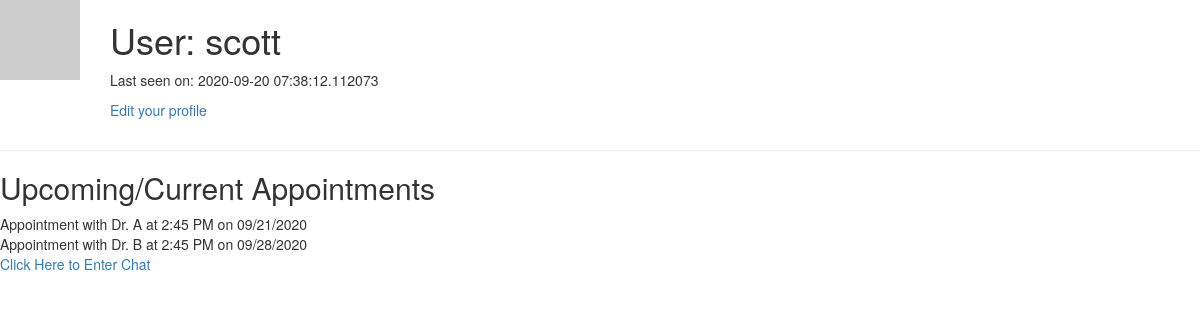
Page /user/scott (signed in) on the earlier database version.
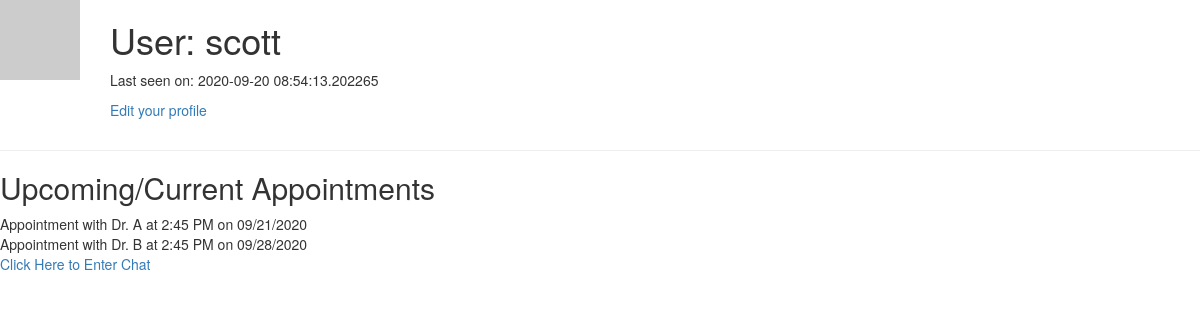
Same page on the later database version.
### app/models.py (models this page shows, shortened)
class User(UserMixin, db.Model):
    id = db.Column(db.Integer, primary_key=True)
    username = db.Column(db.String(64), index=True, unique=True)
    email = db.Column(db.String(120), index=True, unique=True)
    name = db.Column(db.String(120), index=True)
    password_hash = db.Column(db.String(128))
    mineable = db.Column(db.Boolean, default=True)
    address = db.Column(db.Text, nullable=True)
    birthday = db.Column(db.Date, nullable=True)
    user_type = db.Column(db.Integer, nullable=False)
    posts = db.relationship('Post', backref='author', lazy='dynamic')
    about_me = db.Column(db.String(250))
    last_seen = db.Column(db.DateTime, default = datetime.utcnow)
    def avatar(self, size):
          digest = md5(self.username.lower().encode('utf-8')).hexdigest()
          return 'https://www.gravatar.com/avatar/{}?d=identicon&s={}'.format(digest, size)

### app/routes.py (the view)
@app.route('/user/<username>', methods=['GET','POST'])
@login_required
def user(username):
  user = User.query.filter_by(username=username).first_or_404()
  posts = [
    {'author': 'Dr. A', 'body': ' at 2:45 PM on 09/21/2020'},
    {'author': 'Dr. B', 'body': ' at 2:45 PM on 09/28/2020'}
  ]
  return render_template('user.html', user=user, posts = posts)

### app/models.py (called while the page is built)
@login.user_loader
def load_user(id):
    return User.query.get(int(id))

### app/routes.py (called while the page is built)
@app.before_request
def before_request():
      if current_user.is_authenticated:
            current_user.last_seen = datetime.utcnow()
            db.session.commit()

### app/templates/user.html (shortened to what this page needs)
{% extends "base.html" %}
{% block content %}
    <table>
        <tr valign="top">
            <td><img src="{{ user.avatar(128) }}"><img style = "padding-right:30px"></td>
            <td><h1> User: {{ user.username }}</h1>
            {% if user.last_seen %}<p>Last seen on: {{ user.last_seen }}</p>{% endif %}
            {% if user == current_user %}
                <p><a href="{{ url_for('edit_profile') }}">Edit your profile</a></p>
                {% endif %}
            </td>
        </tr>
    </table>
    <hr>
    <div class = "container2">
        <h2> Upcoming/Current Appointments </h2>
    </div>
    {% for post in posts %}
        <table>
        <tr valign="top">
            <td>Appointment with {{post.author}} {{ post.body }}</td>
        </tr>
</table>
    {% endfor %}
    <a href="{{ url_for('messages') }}"> Click Here to Enter Chat </a>
{% endblock %}

### app/templates/base.html (shortened to what this page needs)
{% extends 'bootstrap/base.html' %}
{% import "bootstrap/wtf.html" as wtf %}

Differences in the rows shown:
changed User "scott": last_seen "2020-09-20 07:38:12.112073" → "2020-09-20 08:54:13.202265"
